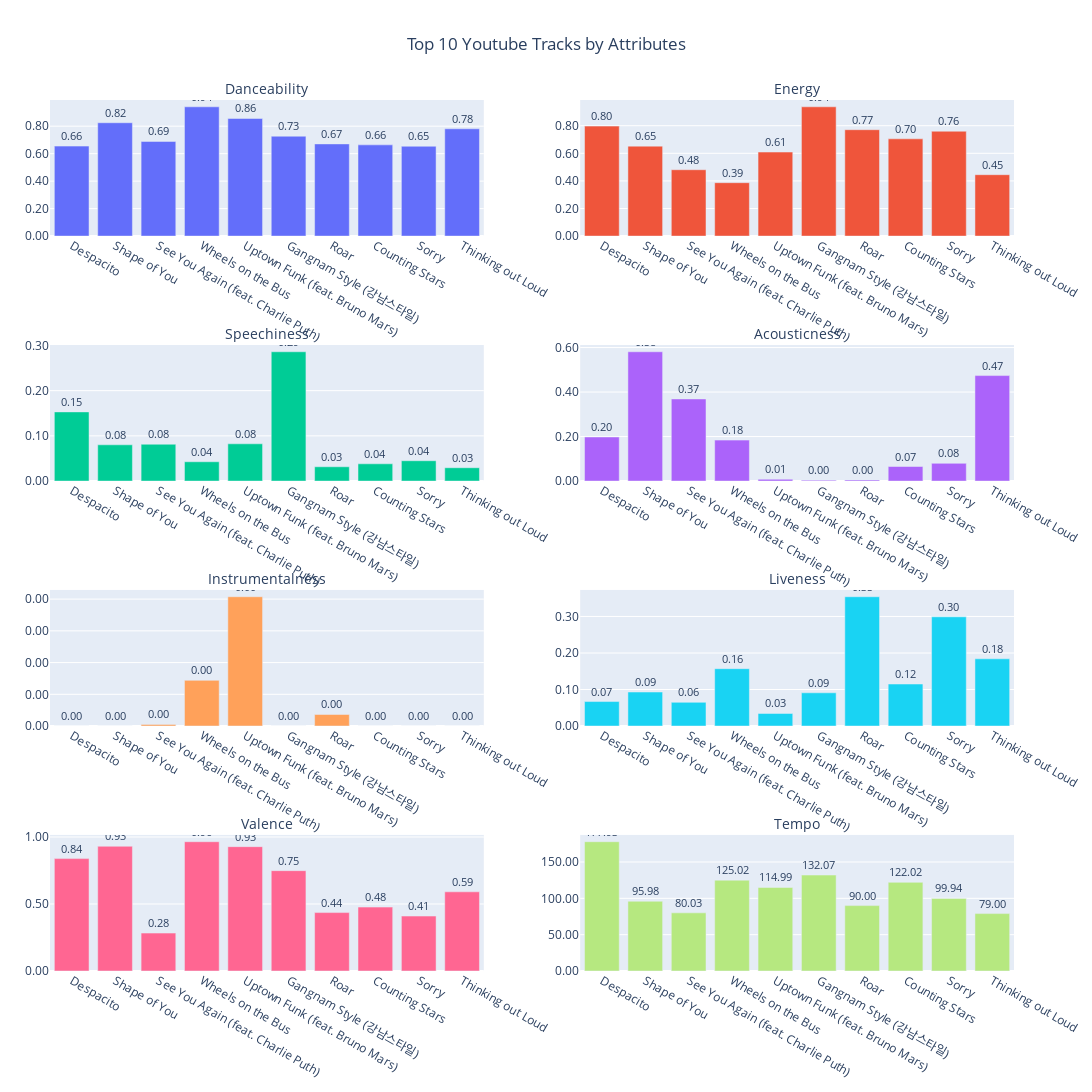

The cell this chart's notebook holds for it:
### Code cell
# For number of rows and columns for the subplots
n_metrics = len(metrics)
n_cols = 2
n_rows = (n_metrics + n_cols - 1) // n_cols

fig = sp.make_subplots(rows=n_rows, cols=n_cols, subplot_titles=metrics)

# Barplot for each metrics

for i, metric in enumerate(metrics):
    row = i // n_cols + 1
    col = i % n_cols + 1
    
    # Create a bar plot for the current metric
    trace = go.Bar(x=top_track.index, y=YT_tracks[metric], name=metric, text=YT_tracks[metric], textposition='outside', texttemplate='%{text:.2f}', textfont=dict(size=11))

    # Add the bar plot to the corresponding subplot
    fig.add_trace(trace, row=row, col=col)

# Layout and axes titles
fig.update_layout( title_text='Top 10 Youtube Tracks by Attributes',
    title_x=0.5,
    height=450 * n_rows, 
    width=600 * n_cols,
    showlegend=False,
    margin=dict(l=50, r=50, t=100, b=50)
)
fig.update_yaxes(tickformat='.2f')

# Update subplot titles and font size
for i in fig['layout']['annotations']:
    i['font'] = dict(size=14)

# Show the final plot
fig.show()

### Figure 1 — Plotly figure (JSON) as saved in the notebook; plotly's stock layout.template omitted (floating-point values rounded to 4 significant figures)
{"data": [{"name": "Danceability", "text": [0.655, 0.825, 0.689, 0.941, 0.856, 0.727, 0.671, 0.664, 0.654, 0.781], "textfont": {"size": 11}, "textposition": "outside", "texttemplate": "%{text:.2f}", "type": "bar", "x": ["Despacito", "Shape of You", "See You Again (feat. Charlie Puth)", "Wheels on the Bus", "Uptown Funk (feat. Bruno Mars)", "Gangnam Style (강남스타일)", "Roar", "Counting Stars", "Sorry", "Thinking out Loud"], "xaxis": "x", "y": [0.655, 0.825, 0.689, 0.941, 0.856, 0.727, 0.671, 0.664, 0.654, 0.781], "yaxis": "y"}, {"name": "Energy", "text": [0.797, 0.652, 0.481, 0.387, 0.609, 0.937, 0.771, 0.705, 0.76, 0.445], "textfont": {"size": 11}, "textposition": "outside", "texttemplate": "%{text:.2f}", "type": "bar", "x": ["Despacito", "Shape of You", "See You Again (feat. Charlie Puth)", "Wheels on the Bus", "Uptown Funk (feat. Bruno Mars)", "Gangnam Style (강남스타일)", "Roar", "Counting Stars", "Sorry", "Thinking out Loud"], "xaxis": "x2", "y": [0.797, 0.652, 0.481, 0.387, 0.609, 0.937, 0.771, 0.705, 0.76, 0.445], "yaxis": "y2"}, {"name": "Speechiness", "text": [0.153, 0.0802, 0.0815, 0.0427, 0.0824, 0.286, 0.0316, 0.0382, 0.045, 0.0295], "textfont": {"size": 11}, "textposition": "outside", "texttemplate": "%{text:.2f}", "type": "bar", "x": ["Despacito", "Shape of You", "See You Again (feat. Charlie Puth)", "Wheels on the Bus", "Uptown Funk (feat. Bruno Mars)", "Gangnam Style (강남스타일)", "Roar", "Counting Stars", "Sorry", "Thinking out Loud"], "xaxis": "x3", "y": [0.153, 0.0802, 0.0815, 0.0427, 0.0824, 0.286, 0.0316, 0.0382, 0.045, 0.0295], "yaxis": "y3"}, {"name": "Acousticness", "text": [0.198, 0.581, 0.369, 0.184, 0.00801, 0.00417, 0.00492, 0.0654, 0.0797, 0.474], "textfont": {"size": 11}, "textposition": "outside", "texttemplate": "%{text:.2f}", "type": "bar", "x": ["Despacito", "Shape of You", "See You Again (feat. Charlie Puth)", "Wheels on the Bus", "Uptown Funk (feat. Bruno Mars)", "Gangnam Style (강남스타일)", "Roar", "Counting Stars", "Sorry", "Thinking out Loud"], "xaxis": "x4", "y": [0.198, 0.581, 0.369, 0.184, 0.00801, 0.00417, 0.00492, 0.0654, 0.0797, 0.474], "yaxis": "y4"}, {"name": "Instrumentalness", "text": [0, 0, 1.03e-06, 2.88e-05, 8.15e-05, 0, 7.28e-06, 0, 0, 0], "textfont": {"size": 11}, "textposition": "outside", "texttemplate": "%{text:.2f}", "type": "bar", "x": ["Despacito", "Shape of You", "See You Again (feat. Charlie Puth)", "Wheels on the Bus", "Uptown Funk (feat. Bruno Mars)", "Gangnam Style (강남스타일)", "Roar", "Counting Stars", "Sorry", "Thinking out Loud"], "xaxis": "x5", "y": [0, 0, 1.03e-06, 2.88e-05, 8.15e-05, 0, 7.28e-06, 0, 0, 0], "yaxis": "y5"}, {"name": "Liveness", "text": [0.067, 0.0931, 0.0649, 0.157, 0.0344, 0.091, 0.354, 0.115, 0.299, 0.184], "textfont": {"size": 11}, "textposition": "outside", "texttemplate": "%{text:.2f}", "type": "bar", "x": ["Despacito", "Shape of You", "See You Again (feat. Charlie Puth)", "Wheels on the Bus", "Uptown Funk (feat. Bruno Mars)", "Gangnam Style (강남스타일)", "Roar", "Counting Stars", "Sorry", "Thinking out Loud"], "xaxis": "x6", "y": [0.067, 0.0931, 0.0649, 0.157, 0.0344, 0.091, 0.354, 0.115, 0.299, 0.184], "yaxis": "y6"}, {"name": "Valence", "text": [0.839, 0.931, 0.283, 0.965, 0.928, 0.749, 0.436, 0.477, 0.41, 0.591], "textfont": {"size": 11}, "textposition": "outside", "texttemplate": "%{text:.2f}", "type": "bar", "x": ["Despacito", "Shape of You", "See You Again (feat. Charlie Puth)", "Wheels on the Bus", "Uptown Funk (feat. Bruno Mars)", "Gangnam Style (강남스타일)", "Roar", "Counting Stars", "Sorry", "Thinking out Loud"], "xaxis": "x7", "y": [0.839, 0.931, 0.283, 0.965, 0.928, 0.749, 0.436, 0.477, 0.41, 0.591], "yaxis": "y7"}, {"name": "Tempo", "text": [177.9, 95.98, 80.03, 125.0, 115.0, 132.1, 90.0, 122.0, 99.94, 79.0], "textfont": {"size": 11}, "textposition": "outside", "texttemplate": "%{text:.2f}", "type": "bar", "x": ["Despacito", "Shape of You", "See You Again (feat. Charlie Puth)", "Wheels on the Bus", "Uptown Funk (feat. Bruno Mars)", "Gangnam Style (강남스타일)", "Roar", "Counting Stars", "Sorry", "Thinking out Loud"], "xaxis": "x8", "y": [177.9, 95.98, 80.03, 125.0, 115.0, 132.1, 90.0, 122.0, 99.94, 79.0], "yaxis": "y8"}], "layout": {"annotations": [{"font": {"size": 14}, "showarrow": false, "text": "Danceability", "x": 0.225, "xanchor": "center", "xref": "paper", "y": 1, "yanchor": "bottom", "yref": "paper"}, {"font": {"size": 14}, "showarrow": false, "text": "Energy", "x": 0.775, "xanchor": "center", "xref": "paper", "y": 1, "yanchor": "bottom", "yref": "paper"}, {"font": {"size": 14}, "showarrow": false, "text": "Speechiness", "x": 0.225, "xanchor": "center", "xref": "paper", "y": 0.7188, "yanchor": "bottom", "yref": "paper"}, {"font": {"size": 14}, "showarrow": false, "text": "Acousticness", "x": 0.775, "xanchor": "center", "xref": "paper", "y": 0.7188, "yanchor": "bottom", "yref": "paper"}, {"font": {"size": 14}, "showarrow": false, "text": "Instrumentalness", "x": 0.225, "xanchor": "center", "xref": "paper", "y": 0.4375, "yanchor": "bottom", "yref": "paper"}, {"font": {"size": 14}, "showarrow": false, "text": "Liveness", "x": 0.775, "xanchor": "center", "xref": "paper", "y": 0.4375, "yanchor": "bottom", "yref": "paper"}, {"font": {"size": 14}, "showarrow": false, "text": "Valence", "x": 0.225, "xanchor": "center", "xref": "paper", "y": 0.1562, "yanchor": "bottom", "yref": "paper"}, {"font": {"size": 14}, "showarrow": false, "text": "Tempo", "x": 0.775, "xanchor": "center", "xref": "paper", "y": 0.1562, "yanchor": "bottom", "yref": "paper"}], "height": 1800, "margin": {"b": 50, "l": 50, "r": 50, "t": 100}, "showlegend": false, "title": {"text": "Top 10 Youtube Tracks by Attributes", "x": 0.5}, "width": 1200, "xaxis": {"anchor": "y", "autorange": true, "domain": [0, 0.45], "range": [-0.5, 9.5], "type": "category"}, "xaxis2": {"anchor": "y2", "autorange": true, "domain": [0.55, 1], "range": [-0.5, 9.5], "type": "category"}, "xaxis3": {"anchor": "y3", "autorange": true, "domain": [0, 0.45], "range": [-0.5, 9.5], "type": "category"}, "xaxis4": {"anchor": "y4", "autorange": true, "domain": [0.55, 1], "range": [-0.5, 9.5], "type": "category"}, "xaxis5": {"anchor": "y5", "autorange": true, "domain": [0, 0.45], "range": [-0.5, 9.5], "type": "category"}, "xaxis6": {"anchor": "y6", "autorange": true, "domain": [0.55, 1], "range": [-0.5, 9.5], "type": "category"}, "xaxis7": {"anchor": "y7", "autorange": true, "domain": [0, 0.45], "range": [-0.5, 9.5], "type": "category"}, "xaxis8": {"anchor": "y8", "autorange": true, "domain": [0.55, 1], "range": [-0.5, 9.5], "type": "category"}, "yaxis": {"anchor": "x", "autorange": true, "domain": [0.8438, 1], "range": [0, 0.9905], "tickformat": ".2f", "type": "linear"}, "yaxis2": {"anchor": "x2", "autorange": true, "domain": [0.8438, 1], "range": [0, 0.9863], "tickformat": ".2f", "type": "linear"}, "yaxis3": {"anchor": "x3", "autorange": true, "domain": [0.5625, 0.7188], "range": [0, 0.3011], "tickformat": ".2f", "type": "linear"}, "yaxis4": {"anchor": "x4", "autorange": true, "domain": [0.5625, 0.7188], "range": [0, 0.6116], "tickformat": ".2f", "type": "linear"}, "yaxis5": {"anchor": "x5", "autorange": true, "domain": [0.2812, 0.4375], "range": [0, 8.579e-05], "tickformat": ".2f", "type": "linear"}, "yaxis6": {"anchor": "x6", "autorange": true, "domain": [0.2812, 0.4375], "range": [0, 0.3726], "tickformat": ".2f", "type": "linear"}, "yaxis7": {"anchor": "x7", "autorange": true, "domain": [0, 0.1562], "range": [0, 1.016], "tickformat": ".2f", "type": "linear"}, "yaxis8": {"anchor": "x8", "autorange": true, "domain": [0, 0.1562], "range": [0, 187.3], "tickformat": ".2f", "type": "linear"}}}
